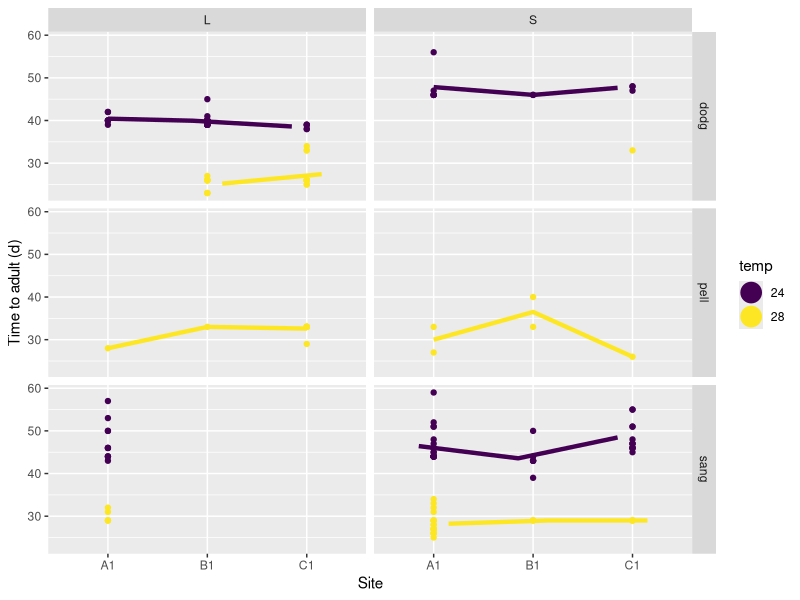

Recreate this plot in R. (Note: this script raises an error after producing the figure.)
#ANALYZE 2015 data

##### Grasshopper 2015 Thermal Biology #####
# Using Sima's data to examine CTmin, CTmax, and PBT
# Initial coding by Rory Telemeco 18 May 2015

rm(list=ls(all = TRUE))

#libraries
library(ggplot2)
require(grid)
library(gridExtra)
library(lsmeans)
library(reshape2)
library(car)
library(stringr)
library(nlme)
library(lme4)

#my common custom functions/code
rory_theme <- theme_classic(base_size = 28) + theme(axis.title.y=element_text(vjust=1.5), axis.title.x=element_text(vjust=0.2)) + #adjust axis and text size and position
  theme(axis.line=element_line(size = 1.25), plot.margin = unit(c(.3,.3,.6,.6), "cm"), axis.ticks=element_line(size = 1.25)) + #adjust plot margins and line element size
  theme(axis.ticks.length =unit(-0.3, "cm"), axis.ticks.margin = unit(0.7, "cm")) + #move tick marks to the inside
  theme(panel.margin = unit(2, units = "lines")) #+

Validate <- function(Mod, main) {
  if(missing(main)) main <- deparse(substitute(Mod))
  E<-resid(Mod)
  Fit <- fitted(Mod)
  op <- par(mfrow =c(1,2))
  plot(x=Fit, y=E,
       xlab = "Fitted values", ylab = "Residuals",
       main = paste("Residuals vs Fitted Values from", main))
  hist(E, nclass = 15, 
       xlab = "Residuals",
       main = paste("Histrogram of residuals from", main))
  par(op) 
} #graphical model validation code

##### bookkeeping for all #####
setwd("./data/")

#Thermal Data from Sima
Thermal <- read.csv("GrasshopperData_Tpref_CT_SPR15.csv", header=T, na.strings = c("", " ", "NA"), stringsAsFactors = FALSE)

#merged data from Lauren
clean <- read.csv("GH_3rdAdult_dataALL_2015Experiment.csv", header=T, na.strings = c("", " ", "NA"), stringsAsFactors = FALSE)

#create identifier in same format as what is in Thermal
Pod_ID2 <- paste(clean$Site, clean$Fem_ID, sep = "")
Pod_ID2 <- paste(Pod_ID2, clean$Treatment, sep = ".")
clean$Pod_ID2 <- Pod_ID2

#Pull out identifying data
cleanID <- clean[, c(2,3,4,6,8,47)] #just select out the identifiers
cleanID_red <- cleanID[!duplicated(cleanID$Pod_ID2),] #reduce to a single row per egg pod

#merge Thermal and clean data frames
Therm2 <- merge(Thermal, cleanID_red, by.y = "Pod_ID2", by.x = "Pod_ID", all.x = TRUE, all.y = FALSE)
Therm2$Temp <- ifelse(Therm2$Treatment == "24L" | Therm2$Treatment == "24S", "24C", "28C")
Therm2$Light <- ifelse(Therm2$Treatment == "24L" | Therm2$Treatment == "28L", "L", "S")

#generally explore sample sizes
table(Therm2[, c(9,12,11)]) #very uneven sampling...

#====================================
#Development plots

# Format dates and calculate ages 
clean$Date1_Hatch <- as.Date(clean$Date_Hatch, format = "%Y-%m-%d")
clean$Date1_Adult <- as.Date(clean$Date_Adult, format = "%Y-%m-%d")

clean$Age_Adult <- clean$Date1_Adult - clean$Date1_Hatch
clean$Age_Adult= as.numeric(clean$Age_Adult)

#split factors
clean$temp= substr(clean$Treatment, 1, 2)
clean$light= substr(clean$Treatment, 3, 4)

#restrict data
clean= subset(clean, clean$Site %in% c("A1","B1","C1"))
clean= subset(clean, clean$temp %in% c("24","28"))

#plot
MinSE <- function(x) {mean(x, na.rm = TRUE) - std.error(x, na.rm = TRUE)}
MaxSE <- function(x) {mean(x, na.rm = TRUE) + std.error(x, na.rm = TRUE)}

Give.N <- function(x){
  return(c(y = MaxSE(x)*1.01, label = length(x))) 
}

ggplot(data = clean, aes(x = Site, y = Age_Adult, color = temp)) +
  facet_grid(Species~light) + geom_point()+
  stat_summary(fun.y = mean, fun.ymin = MinSE, fun.ymax = MaxSE, na.rm = TRUE, size = 1.5, position = position_dodge(width = .6)) +
  stat_summary(aes(x = as.numeric(as.factor(Site))), fun.y = mean, geom = "line", size = 1.5, position = position_dodge(width = .6)) +
  ylab("Time to adult (d)") + xlab("Site")+scale_color_viridis_d()

#------------------
#simple temp and light models

mod1= lm(Age_Adult~temp*Site*light+Species, data=clean)
mod1= lm(Age_Adult~temp*Site*light, data=clean[clean$Species=="dodg",])

mod2 <- lmer(Age_Adult~temp*Site*light + 
                 (1|Fem_ID), na.action = 'na.omit', REML=FALSE, data=clean[clean$Species=="dodg",])
Anova(mod2)

#Discuss model more temp and light? Include supplementary figure?

#====================================
#TPC plots

Therm2L <- melt(Therm2, id.vars = c("Pod_ID", "Species.x", "Date", "CTmin_max_Note", "Individual_ID", "Site", "Fem_ID", "Species.y", "Treatment", "Temp", "Light"))
ThermDodgL <- melt(ThermDodg, id.vars = c("Pod_ID", "Species.x", "Date", "CTmin_max_Note", "Individual_ID", "Site", "Fem_ID", "Species.y", "Treatment", "Temp", "Light"))

ggplot(data = Therm2L, aes(x = Site, y = as.numeric(value), color = Temp, shape=variable)) +
  facet_grid(Light~Species.y) + geom_point()+
  stat_summary(fun.y = mean, fun.ymin = MinSE, fun.ymax = MaxSE, na.rm = TRUE, size = 1.5, position = position_dodge(width = .6)) +
  stat_summary(aes(x = as.numeric(as.factor(Site))), fun.y = mean, geom = "line", size = 1.5, position = position_dodge(width = .6)) +
  ylab("Temperature (C)") + xlab("Site")+scale_color_viridis_d()

#models
M_PBT1 <- lm(PBT ~ Site + Temp + Light, data = ThermDodg) #Temp Signficant
Anova(M_PBT1, type = 3)
#PBT higher at 28

M_MAX1 <- lm(CTmax ~ Site + Temp + Light, data = ThermDodg) #Temp Significant
Anova(M_MAX1, type = 3)
#CTmax higher at 28

M_MIN1 <- lm(CTmin ~ Site + Temp + Light, data = ThermDodg) #Nothing significant
Anova(M_MIN1, type = 3)

#---------------------------------
#Development analysis
#The data for each population includes two parameters that characterize the reaction norm for development rate R across the life cycle: the developmental zero temperature (T0) below which R = 0; and the accumulated degree-days (G) above T0 needed to complete development from egg to adulthood. Development rate (R) can be approximated as a linear function of temperature (T) below optimal temperatures (R = aT + b). The regression enables calculating the lower temperature threshold for development, T0 = −b/a, and the degree day accumulation required for development, G = 1/a (Trudgill 1995; Honek 1996). 

ggplot(data = clean, aes(x = Site, y = Age_Adult, color = temp)) +
  facet_grid(Species~light) + geom_point()+
  stat_summary(fun.y = mean, fun.ymin = MinSE, fun.ymax = MaxSE, na.rm = TRUE, size = 1.5, position = position_dodge(width = .6)) +
  stat_summary(aes(x = as.numeric(as.factor(Site))), fun.y = mean, geom = "line", size = 1.5, position = position_dodge(width = .6)) +
  ylab("Time to adult (d)") + xlab("Site")+scale_color_viridis_d()

#-----
d.dat= clean[which(clean$Species=="dodg"),c("temp","Age_Adult","Site","light")]
d.dat$site.l= paste(d.dat$Site, d.dat$light, sep="_")
d.dat= na.omit(d.dat)

ggplot(data = d.dat, aes(x = temp, y = 1/Age_Adult, color = Site, lty=light, group=site.l)) +
  geom_point()+geom_line()

mod1= lm(1/Age_Adult~temp+Site+light, dat= d.dat) 
a= coefficients(mod1)[2]
b= coefficients(mod1)[1]
To= -b/a
G=1/a
